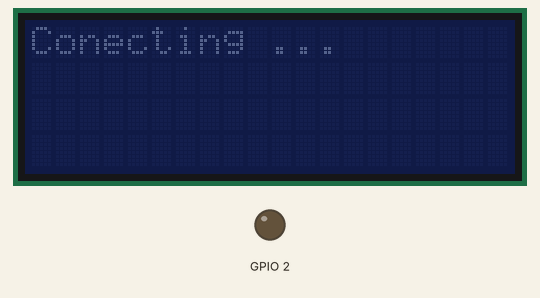
Simulated run of this sketch. Board: ESP8266 (NodeMCU). Parts: 20×4 character LCD, output pins drawn as LEDs (lit = HIGH, except the on-board LED, lit = LOW). WiFi joins after 1.5 s; servers stay silent unless stated; uploads are accepted with an empty reply; what the sketch prints to the serial monitor is not drawn.

Above: at 0.1 s.
At 1.9 s:
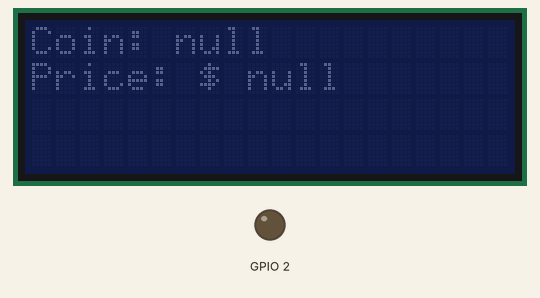

The sketch:

ArduinoBitsoLCD.ino
```cpp
#include <ESP8266WiFi.h>
#include <ESP8266WiFiMulti.h>
#include <ESP8266HTTPClient.h>
#include <WiFiClientSecureBearSSL.h>
#include <ArduinoJson.h>
#include "definitions.h"

#include <Wire.h>
#include <LiquidCrystal_I2C.h>

ESP8266WiFiMulti WiFiMulti;
LiquidCrystal_I2C lcd(0x27, 20, 4);

void setup() {
  lcd.init();
  pinMode(BUILTIN_LED, OUTPUT);
  digitalWrite(BUILTIN_LED, HIGH);
  Serial.begin(115200);
  setupWiFi();
}

void loop() {
  if ((WiFiMulti.run() == WL_CONNECTED)) {

    std::unique_ptr<BearSSL::WiFiClientSecure>client(new BearSSL::WiFiClientSecure);

    client->setInsecure();

    HTTPClient https;

    for (int i = 0; i < 3; i++) {

      if (https.begin(*client, url + coin[i])) {
        int httpCode = https.GET();

        if (httpCode > 0) {
          if (httpCode == HTTP_CODE_OK || httpCode == HTTP_CODE_MOVED_PERMANENTLY) {
            String payload = https.getString();

            // JSON Parse object
            const size_t capacity = 2 * JSON_ARRAY_SIZE(1) + JSON_ARRAY_SIZE(2) + 6 * JSON_OBJECT_SIZE(1) + 3 * JSON_OBJECT_SIZE(2) + 2 * JSON_OBJECT_SIZE(4) + 2 * JSON_OBJECT_SIZE(5) + 4 * JSON_OBJECT_SIZE(8) + 550;
            DynamicJsonDocument doc(capacity);

            DeserializationError error = deserializeJson(doc, payload);
            JsonObject obj = doc.as<JsonObject>();

            String book = obj["payload"]["book"];
            String last = obj["payload"]["last"];

            Serial.println(i);
            lcd.clear();
            lcd.setCursor(0, 0);
            lcd.print("Coin: " + book);
            lcd.setCursor(0, 1);
            lcd.print("Price: $ " + last);

          }
        } else {
          Serial.printf("GET... failed, error: %s\n", https.errorToString(httpCode).c_str());
        }

        https.end();
      } else {
        Serial.printf("Unable to connect\n");
      }
      delay(timeUpdate);
    }

  }
}
```

definitions.h
```cpp
#include <Arduino.h>

const char* ssid = "HOFFEN_IoT";
const char* password = "H0ffen.147";

String url = "https://api.bitso.com/v3/ticker/?book=";
String coin[] = {"bch_mxn", "bat_mxn", "ltc_mxn"};

int timeUpdate = 5000;
```

functions.ino
```cpp
void setupWiFi() {
  delay(10);
  Serial.println();
  Serial.print("Connecting to ");
  Serial.println(ssid);

  WiFi.begin(ssid, password);
  lcd.setCursor(0, 0);
  lcd.print("Conecting ...");

  while (WiFi.status() != WL_CONNECTED) {
    Serial.print(".");
    delay(500);
  }

  //lcd.backlight();
  randomSeed(micros());

  Serial.print("WiFi connected. ");
  Serial.print("IP address: ");
  Serial.println(WiFi.localIP());
  lcd.setCursor(0,1);
  lcd.print(WiFi.localIP());
}
```

Measured:
- what the display in image 0 shows lasts 1.5 s, from 0.1 s to 1.6 s
